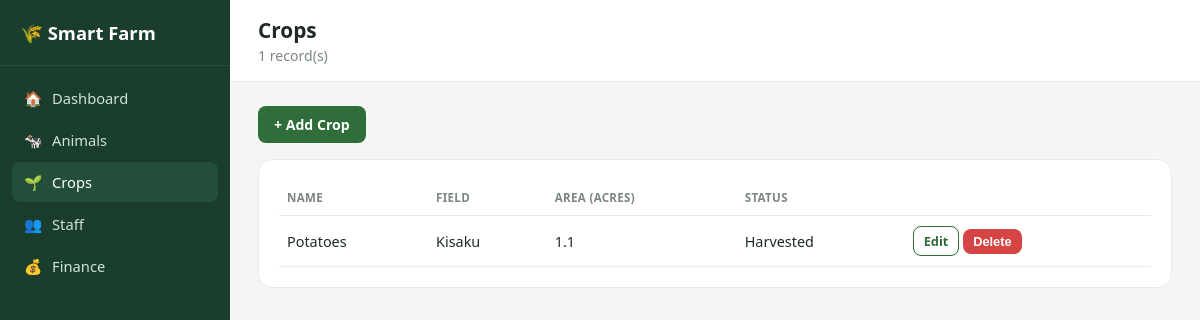
/crops, run on the app's committed database.
### models.py (models this page shows)
class Crop(db.Model):
    __tablename__ = "crops"
    id = db.Column(db.Integer, primary_key=True)
    name = db.Column(db.String(80), nullable=False)
    field_location = db.Column(db.String(80))
    area_acres = db.Column(db.Float)
    planting_date = db.Column(db.Date)
    expected_harvest_date = db.Column(db.Date)
    status = db.Column(db.String(30), default="Planted")  # Planted/Growing/Harvested
    yield_amount_kg = db.Column(db.Float)
    notes = db.Column(db.Text)

### app.py (the view)
@app.route("/crops")
def crops():
    all_crops = Crop.query.order_by(Crop.id.desc()).all()
    return render_template("crops/crops.html", crops=all_crops)

### templates/crops/crops.html (shortened to what this page needs)
{% extends "base.html" %}
{% block page_title %}Crops{% endblock %}
{% block page_subtitle %}{{ crops|length }} record(s){% endblock %}
{% block content %}
  <div style="margin-bottom:16px;">
    <a href="{{ url_for('add_crop') }}" class="btn">+ Add Crop</a>
  </div>
  <div class="card">
    {% if crops %}
    <table>
      <thead>
        <tr>
          <th>Name</th><th>Field</th><th>Area (acres)</th><th>Status</th><th></th>
        </tr>
      </thead>
      <tbody>
        {% for c in crops %}
        <tr>
          <td>{{ c.name }}</td>
          <td>{{ c.field_location or '-' }}</td>
          <td>{{ c.area_acres or '-' }}</td>
          <td>{{ c.status }}</td>
          <td>
            <a href="{{ url_for('edit_crop', crop_id=c.id) }}" class="btn secondary" style="padding:5px 10px; font-size:0.8rem;">Edit</a>
            <form method="POST" action="{{ url_for('delete_crop', crop_id=c.id) }}" style="display:inline;" onsubmit="return confirm('Remove {{ c.name }}?');">
              <button type="submit" class="btn" style="background:#d64545; padding:5px 10px; font-size:0.8rem;">Delete</button>
            </form>
          </td>
        </tr>
        {% endfor %}
      </tbody>
    </table>
    {% else %}
    <p style="color:#7a877e;">No crops yet.</p>
    {% endif %}
  </div>
{% endblock %}

### static/css/style.css (style rules this page uses)
:root { --sidebar-bg: #1a3d2e; --sidebar-bg-light: #234f3a; --accent: #2f6d3a; --accent-light: #eaf6ee; --bg: #f3f6f4; --card: #ffffff; --text: #1f2a24; --muted: #7a877e; --border: #e7ece8; --danger: #d64545; --warning: #e0a627; --blue: #3b82c4; }
* { box-sizing: border-box; }
body { margin: 0; font-family: "Segoe UI", Arial, sans-serif; background: var(--bg); color: var(--text); }
.card { background: var(--card); border: 1px solid var(--border); border-radius: 14px; padding: 20px; margin-bottom: 20px; }
.btn { display: inline-block; background: var(--accent); color: white; border: none; padding: 9px 16px; border-radius: 8px; cursor: pointer; text-decoration: none; font-size: 0.88rem; font-weight: 600; }
.btn.secondary { background: transparent; color: var(--accent); border: 1px solid var(--accent); }
table { width: 100%; border-collapse: collapse; }
th, td { text-align: left; padding: 10px 8px; border-bottom: 1px solid var(--border); font-size: 0.9rem; }
th { color: var(--muted); font-weight: 600; text-transform: uppercase; font-size: 0.72rem; letter-spacing: 0.03em; }

### data on the page
Crop: name "Potatoes", field_location "Kisaku", area_acres "1.1", status "Harvested"

### other printed values
{{ crops|length }} "1"
